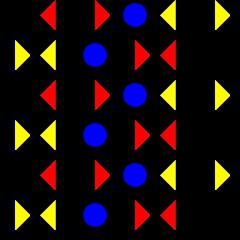
#> input picture target distractor similarity/Stimulus generation code/stimulus_image.jpg, 240 x 240 px, given in place of black.jpg, which was not available; the run also reads 1 picture not shown here
$ python image_generation.py
#> lines starting #> are read from the running program, lines starting #| are printed output that depends on the picture; after the words box and inside, x2 and y2 are one past the last pixel; in counts of white or black regions, pixels touching at a corner belong together; pictures that were not available may be replaced by others from this repository, and a replacement may not be noted
import random
from PIL import Image
import numpy as np

# Define a function to return the centre coordinates of images given the grid codes
def get_coordinates(grid_loc,cell_size=125, jitter=37):
    # Switch case to return the centre coordinates of the images
    switcher = {
        1: (62.5, 687.5),
        2: (187.5, 687.5),
        3: (312.5, 687.5),
        4: (62.5, 562.5),
        5: (187.5, 562.5),
        6: (312.5, 562.5),
        7: (62.5, 437.5),
        8: (187.5, 437.5),
        9: (312.5, 437.5),
        10: (437.5, 687.5),
        11: (562.5, 687.5),
        12: (687.5, 687.5),
        13: (437.5, 562.5),
        14: (562.5, 562.5),
        15: (687.5, 562.5),
        16: (437.5, 437.5),
        17: (562.5, 437.5),
        18: (687.5, 437.5),
        19: (62.5, 312.5),
        20: (187.5, 312.5),
        21: (312.5, 312.5),
        22: (62.5, 187.5),
        23: (187.5, 187.5),
        24: (312.5, 187.5),
        25: (62.5, 62.5),
        26: (187.5, 62.5),
        27: (312.5, 62.5),
        28: (437.5, 312.5),
        29: (562.5, 312.5),
        30: (687.5, 312.5),
        31: (437.5, 187.5),
        32: (562.5, 187.5),
        33: (687.5, 187.5),
        34: (437.5, 62.5),
        35: (562.5, 62.5),
        36: (687.5, 62.5),
    }

    # Return the centre coordinates of the image
    (x,y)= switcher.get(grid_loc, "Invalid grid location")
    x=round(x-15+random.randint(-jitter,jitter))
    y=round(y+15+random.randint(-jitter,jitter))

    return (x,y)


# Paths to base images
base_images = {
    0: './black.jpg',
    1: './redLtri.jpg',
    2: './redRtri.jpg',
    3: './bcircle.jpg',
    4: './yLtri.jpg',
    5: './yRtri.jpg',
    6: './odiamond.jpg',
}


# Read tar_dis_locations.csv
import pandas as pd
df = pd.read_csv('locations.csv')
#> (reads target distractor similarity/Stimulus generation code/locations.csv from the repository)

df = df.iloc[:10]


# Load base images
base_imgs = {code: Image.open(path) for code, path in base_images.items()}
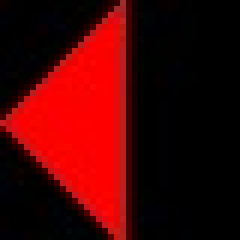
#> input picture target distractor similarity/Stimulus generation code/redLtri.jpg, 40 x 40 px (shown 6 times larger)
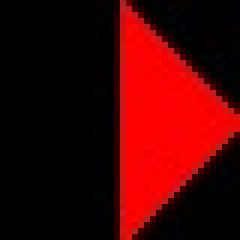
#> input picture target distractor similarity/Stimulus generation code/redRtri.jpg, 40 x 40 px (shown 6 times larger)
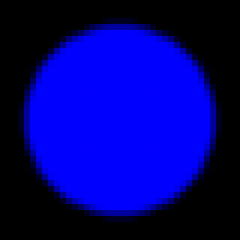
#> input picture target distractor similarity/Stimulus generation code/bcircle.jpg, 40 x 40 px (shown 6 times larger)
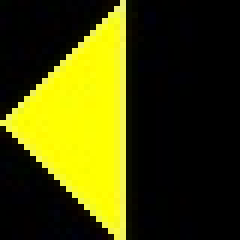
#> input picture target distractor similarity/Stimulus generation code/yLtri.jpg, 40 x 40 px (shown 6 times larger)
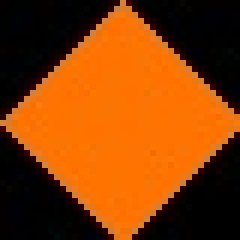
#> input picture target distractor similarity/Stimulus generation code/odiamond.jpg, 40 x 40 px (shown 6 times larger)
#> base_imgs = 7 items

# Resize base images to 30*30
for code, img in base_imgs.items():
    base_imgs[code] = img.resize((30, 30))
#> this loop made 7 passes
    #print size of each image
    #print(base_imgs[code].size)

# Make base images RGB and compatible with the stimulus image
for code, img in base_imgs.items():
    base_imgs[code] = img.convert('RGB')

import shutil
import os

# Delete gt, stimuli and target directories if they exist
if os.path.exists('gt'):
    shutil.rmtree('gt')
if os.path.exists('stimuli'):
    shutil.rmtree('stimuli')
if os.path.exists('target'):
    shutil.rmtree('target')

# Make new directories
os.mkdir('gt')
os.mkdir('stimuli')
os.mkdir('target')


n=1

# Iterate along the rows of the dataframe
for index, row in df.iterrows():

    # Convert the row a df to numpy array
    temp_row = row.to_numpy()
    #print(temp_row)
    loc_rows=temp_row[0:35]
    target_index = np.where((loc_rows == 1) | (loc_rows == 2))[0][0]
    #print(target_index)


    # Create a 750*750 image with a black background
    stimulus_image = Image.new('RGB', (750, 750), 'black')

    # Create white mask image
    mask = Image.new('RGB', (30, 30), 'white')

    # Paste base images into the grid with jitter and offsets
    for i in range(36):
        x, y = get_coordinates(i+1)
        img = base_imgs[row[i]]
        stimulus_image.paste(img, (x, y))

    # Create nessecery images
    mask_image = Image.new('RGB', (750, 750), 'black')

    # Create white mask image
    mask = Image.new('RGB', (30, 30), 'white')

    img=base_imgs[row[target_index]]
    x,y=get_coordinates(target_index+1)

    mask_image.paste(mask, (x, y))
    target=img

    # Save the image in the respective directories
    stimulus_image.save(f'stimuli/{n}.jpg')
    mask_image.save(f'gt/{n}.jpg')
    target.save(f'target/{n}.jpg')

    n=n+1
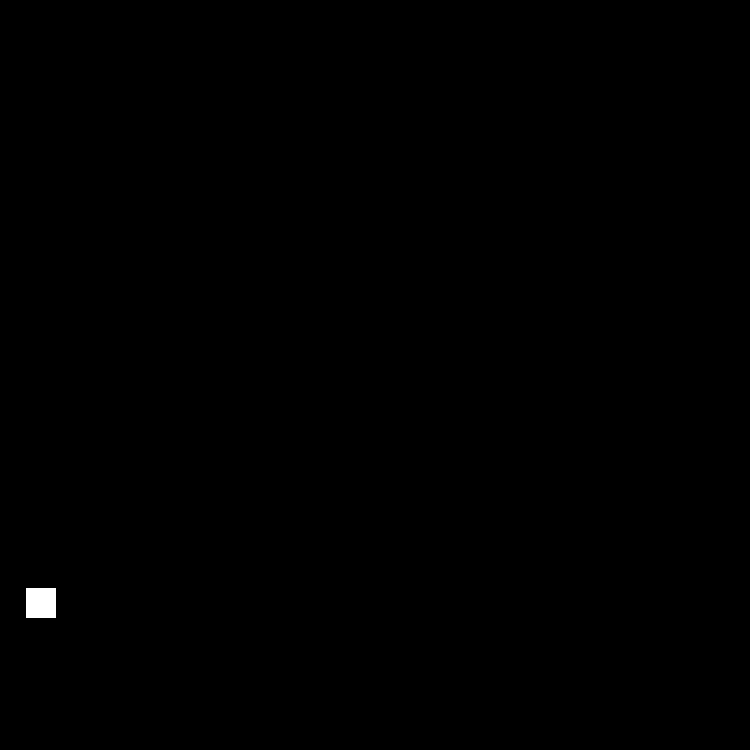
#> mask_image: PIL image 750x750 RGB; 0.16% white; 1 white region, box (x1, y1, x2, y2) and area: (26, 588, 56, 618) 900
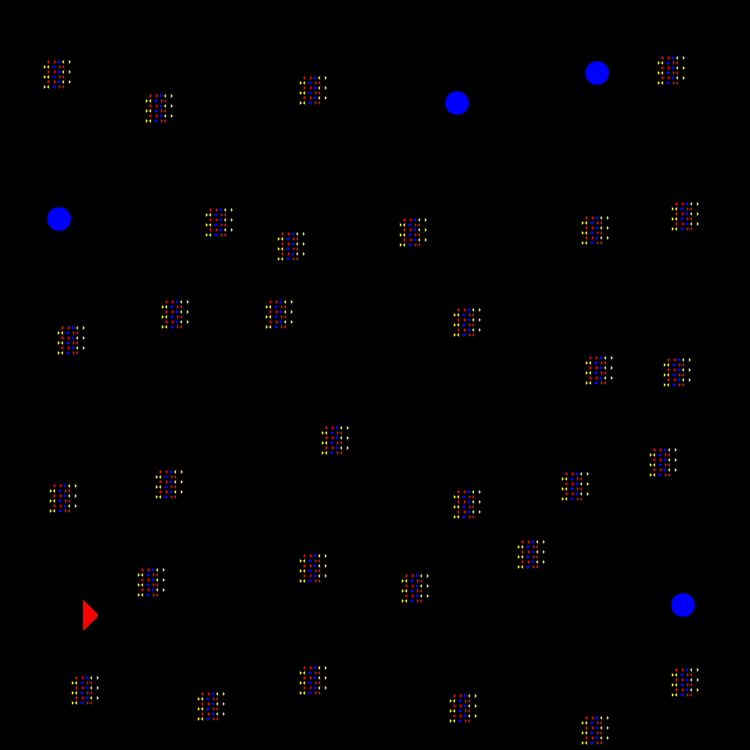
#> stimulus_image: PIL image 750x750 RGB; mean R, G, B 1.5, 0.7, 1.6
#> after the loop, n = 11
